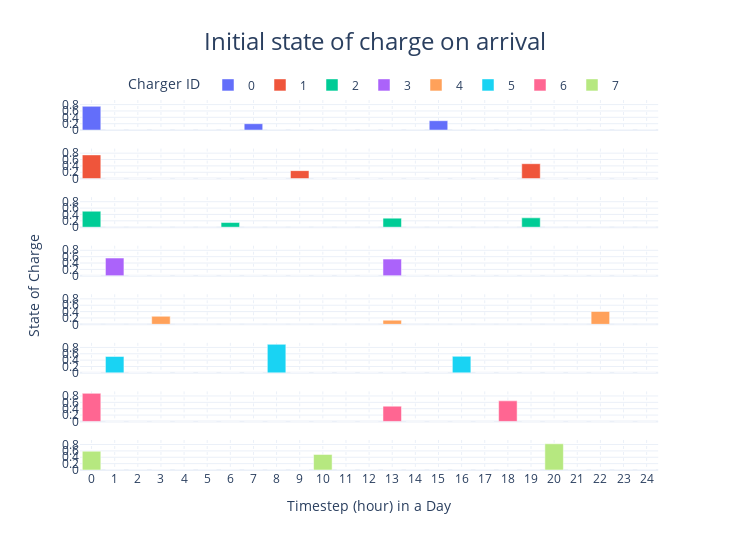

Notebook code for this chart:
### Code cell
fig = df_initial_soc.plot(kind='bar', title="Initial state of charge on arrival", template="plotly_white", color="Charger ID",
                          y="State of Charge", facet_row="Charger ID", facet_row_spacing=0.05,
                          labels=dict(index="Timestep (hour) in a Day", value="State of Charge", variable="Charger ID"))
fig.update_xaxes(dtick="M1", tickformat="%b", matches='x', griddash="dot")
fig.update_yaxes(tickformat="%b", matches='y', title='', tickvals=[i/10 for i in range(0, 11, 2)])


fig.for_each_annotation(lambda a: a.update(text="", font_size=24, y=1.07))
fig.add_annotation(x=-0.1, y=0.5, text="State of Charge", textangle=-90, xref="paper", yref="paper", 
                   font_size=14, showarrow=False)
fig.update_layout(height=550, width=750, title=dict(xanchor="center", x=0.5, font_size=24),
                  legend=dict(orientation="h", yanchor="top", y=1.08, xanchor="center", x=0.5))
fig.show()

### Figure 1 — Plotly figure (JSON) as saved in the notebook; plotly's stock layout.template omitted (floating-point values rounded to 4 significant figures)
{"data": [{"alignmentgroup": "True", "hovertemplate": "Charger ID=0<br>Timestep (hour) in a Day=%{x}<br>State of Charge=%{y}<extra></extra>", "legendgroup": "0", "marker": {"color": "#636efa", "pattern": {"shape": ""}}, "name": "0", "offsetgroup": "0", "orientation": "v", "showlegend": true, "textposition": "auto", "type": "bar", "x": [0, 1, 2, 3, 4, 5, 6, 7, 8, 9, 10, 11, 12, 13, 14, 15, 16, 17, 18, 19, 20, 21, 22, 23, 24], "xaxis": "x8", "y": [0.7462, 0, 0, 0, 0, 0, 0, 0.1998, 0, 0, 0, 0, 0, 0, 0, 0.2939, 0, 0, 0, 0, 0, 0, 0, 0, 0], "yaxis": "y8"}, {"alignmentgroup": "True", "hovertemplate": "Charger ID=1<br>Timestep (hour) in a Day=%{x}<br>State of Charge=%{y}<extra></extra>", "legendgroup": "1", "marker": {"color": "#EF553B", "pattern": {"shape": ""}}, "name": "1", "offsetgroup": "1", "orientation": "v", "showlegend": true, "textposition": "auto", "type": "bar", "x": [0, 1, 2, 3, 4, 5, 6, 7, 8, 9, 10, 11, 12, 13, 14, 15, 16, 17, 18, 19, 20, 21, 22, 23, 24], "xaxis": "x7", "y": [0.7458, 0, 0, 0, 0, 0, 0, 0, 0, 0.251, 0, 0, 0, 0, 0, 0, 0, 0, 0, 0.4687, 0, 0, 0, 0, 0], "yaxis": "y7"}, {"alignmentgroup": "True", "hovertemplate": "Charger ID=2<br>Timestep (hour) in a Day=%{x}<br>State of Charge=%{y}<extra></extra>", "legendgroup": "2", "marker": {"color": "#00cc96", "pattern": {"shape": ""}}, "name": "2", "offsetgroup": "2", "orientation": "v", "showlegend": true, "textposition": "auto", "type": "bar", "x": [0, 1, 2, 3, 4, 5, 6, 7, 8, 9, 10, 11, 12, 13, 14, 15, 16, 17, 18, 19, 20, 21, 22, 23, 24], "xaxis": "x6", "y": [0.5021, 0, 0, 0, 0, 0, 0.1461, 0, 0, 0, 0, 0, 0, 0.2843, 0, 0, 0, 0, 0, 0.2939, 0, 0, 0, 0, 0], "yaxis": "y6"}, {"alignmentgroup": "True", "hovertemplate": "Charger ID=3<br>Timestep (hour) in a Day=%{x}<br>State of Charge=%{y}<extra></extra>", "legendgroup": "3", "marker": {"color": "#ab63fa", "pattern": {"shape": ""}}, "name": "3", "offsetgroup": "3", "orientation": "v", "showlegend": true, "textposition": "auto", "type": "bar", "x": [0, 1, 2, 3, 4, 5, 6, 7, 8, 9, 10, 11, 12, 13, 14, 15, 16, 17, 18, 19, 20, 21, 22, 23, 24], "xaxis": "x5", "y": [0, 0.5563, 0, 0, 0, 0, 0, 0, 0, 0, 0, 0, 0, 0.5226, 0, 0, 0, 0, 0, 0, 0, 0, 0, 0, 0], "yaxis": "y5"}, {"alignmentgroup": "True", "hovertemplate": "Charger ID=4<br>Timestep (hour) in a Day=%{x}<br>State of Charge=%{y}<extra></extra>", "legendgroup": "4", "marker": {"color": "#FFA15A", "pattern": {"shape": ""}}, "name": "4", "offsetgroup": "4", "orientation": "v", "showlegend": true, "textposition": "auto", "type": "bar", "x": [0, 1, 2, 3, 4, 5, 6, 7, 8, 9, 10, 11, 12, 13, 14, 15, 16, 17, 18, 19, 20, 21, 22, 23, 24], "xaxis": "x4", "y": [0, 0, 0, 0.2521, 0, 0, 0, 0, 0, 0, 0, 0, 0, 0.1297, 0, 0, 0, 0, 0, 0, 0, 0, 0.4028, 0, 0], "yaxis": "y4"}, {"alignmentgroup": "True", "hovertemplate": "Charger ID=5<br>Timestep (hour) in a Day=%{x}<br>State of Charge=%{y}<extra></extra>", "legendgroup": "5", "marker": {"color": "#19d3f3", "pattern": {"shape": ""}}, "name": "5", "offsetgroup": "5", "orientation": "v", "showlegend": true, "textposition": "auto", "type": "bar", "x": [0, 1, 2, 3, 4, 5, 6, 7, 8, 9, 10, 11, 12, 13, 14, 15, 16, 17, 18, 19, 20, 21, 22, 23, 24], "xaxis": "x3", "y": [0, 0.5161, 0, 0, 0, 0, 0, 0, 0.8973, 0, 0, 0, 0, 0, 0, 0, 0.5195, 0, 0, 0, 0, 0, 0, 0, 0], "yaxis": "y3"}, {"alignmentgroup": "True", "hovertemplate": "Charger ID=6<br>Timestep (hour) in a Day=%{x}<br>State of Charge=%{y}<extra></extra>", "legendgroup": "6", "marker": {"color": "#FF6692", "pattern": {"shape": ""}}, "name": "6", "offsetgroup": "6", "orientation": "v", "showlegend": true, "textposition": "auto", "type": "bar", "x": [0, 1, 2, 3, 4, 5, 6, 7, 8, 9, 10, 11, 12, 13, 14, 15, 16, 17, 18, 19, 20, 21, 22, 23, 24], "xaxis": "x2", "y": [0.8828, 0, 0, 0, 0, 0, 0, 0, 0, 0, 0, 0, 0, 0.4799, 0, 0, 0, 0, 0.6471, 0, 0, 0, 0, 0, 0], "yaxis": "y2"}, {"alignmentgroup": "True", "hovertemplate": "Charger ID=7<br>Timestep (hour) in a Day=%{x}<br>State of Charge=%{y}<extra></extra>", "legendgroup": "7", "marker": {"color": "#B6E880", "pattern": {"shape": ""}}, "name": "7", "offsetgroup": "7", "orientation": "v", "showlegend": true, "textposition": "auto", "type": "bar", "x": [0, 1, 2, 3, 4, 5, 6, 7, 8, 9, 10, 11, 12, 13, 14, 15, 16, 17, 18, 19, 20, 21, 22, 23, 24], "xaxis": "x", "y": [0.59, 0, 0, 0, 0, 0, 0, 0, 0, 0, 0.4885, 0, 0, 0, 0, 0, 0, 0, 0, 0, 0.8238, 0, 0, 0, 0], "yaxis": "y"}], "layout": {"annotations": [{"font": {"size": 24}, "showarrow": false, "text": "", "textangle": 90, "x": 0.98, "xanchor": "left", "xref": "paper", "y": 1.07, "yanchor": "middle", "yref": "paper"}, {"font": {"size": 24}, "showarrow": false, "text": "", "textangle": 90, "x": 0.98, "xanchor": "left", "xref": "paper", "y": 1.07, "yanchor": "middle", "yref": "paper"}, {"font": {"size": 24}, "showarrow": false, "text": "", "textangle": 90, "x": 0.98, "xanchor": "left", "xref": "paper", "y": 1.07, "yanchor": "middle", "yref": "paper"}, {"font": {"size": 24}, "showarrow": false, "text": "", "textangle": 90, "x": 0.98, "xanchor": "left", "xref": "paper", "y": 1.07, "yanchor": "middle", "yref": "paper"}, {"font": {"size": 24}, "showarrow": false, "text": "", "textangle": 90, "x": 0.98, "xanchor": "left", "xref": "paper", "y": 1.07, "yanchor": "middle", "yref": "paper"}, {"font": {"size": 24}, "showarrow": false, "text": "", "textangle": 90, "x": 0.98, "xanchor": "left", "xref": "paper", "y": 1.07, "yanchor": "middle", "yref": "paper"}, {"font": {"size": 24}, "showarrow": false, "text": "", "textangle": 90, "x": 0.98, "xanchor": "left", "xref": "paper", "y": 1.07, "yanchor": "middle", "yref": "paper"}, {"font": {"size": 24}, "showarrow": false, "text": "", "textangle": 90, "x": 0.98, "xanchor": "left", "xref": "paper", "y": 1.07, "yanchor": "middle", "yref": "paper"}, {"font": {"size": 14}, "showarrow": false, "text": "State of Charge", "textangle": -90, "x": -0.1, "xref": "paper", "y": 0.5, "yref": "paper"}], "barmode": "relative", "height": 550, "legend": {"orientation": "h", "title": {"text": "Charger ID"}, "tracegroupgap": 0, "x": 0.5, "xanchor": "center", "y": 1.08, "yanchor": "top"}, "title": {"font": {"size": 24}, "text": "Initial state of charge on arrival", "x": 0.5, "xanchor": "center"}, "width": 750, "xaxis": {"anchor": "y", "domain": [0, 0.98], "dtick": "M1", "griddash": "dot", "matches": "x", "tickformat": "%b", "title": {"text": "Timestep (hour) in a Day"}}, "xaxis2": {"anchor": "y2", "domain": [0, 0.98], "dtick": "M1", "griddash": "dot", "matches": "x", "showticklabels": false, "tickformat": "%b"}, "xaxis3": {"anchor": "y3", "domain": [0, 0.98], "dtick": "M1", "griddash": "dot", "matches": "x", "showticklabels": false, "tickformat": "%b"}, "xaxis4": {"anchor": "y4", "domain": [0, 0.98], "dtick": "M1", "griddash": "dot", "matches": "x", "showticklabels": false, "tickformat": "%b"}, "xaxis5": {"anchor": "y5", "domain": [0, 0.98], "dtick": "M1", "griddash": "dot", "matches": "x", "showticklabels": false, "tickformat": "%b"}, "xaxis6": {"anchor": "y6", "domain": [0, 0.98], "dtick": "M1", "griddash": "dot", "matches": "x", "showticklabels": false, "tickformat": "%b"}, "xaxis7": {"anchor": "y7", "domain": [0, 0.98], "dtick": "M1", "griddash": "dot", "matches": "x", "showticklabels": false, "tickformat": "%b"}, "xaxis8": {"anchor": "y8", "domain": [0, 0.98], "dtick": "M1", "griddash": "dot", "matches": "x", "showticklabels": false, "tickformat": "%b"}, "yaxis": {"anchor": "x", "domain": [0, 0.08125], "matches": "y", "tickformat": "%b", "tickvals": [0, 0.2, 0.4, 0.6, 0.8, 1], "title": {"text": ""}}, "yaxis2": {"anchor": "x2", "domain": [0.1312, 0.2125], "matches": "y", "tickformat": "%b", "tickvals": [0, 0.2, 0.4, 0.6, 0.8, 1], "title": {"text": ""}}, "yaxis3": {"anchor": "x3", "domain": [0.2625, 0.3437], "matches": "y", "tickformat": "%b", "tickvals": [0, 0.2, 0.4, 0.6, 0.8, 1], "title": {"text": ""}}, "yaxis4": {"anchor": "x4", "domain": [0.3937, 0.475], "matches": "y", "tickformat": "%b", "tickvals": [0, 0.2, 0.4, 0.6, 0.8, 1], "title": {"text": ""}}, "yaxis5": {"anchor": "x5", "domain": [0.525, 0.6062], "matches": "y", "tickformat": "%b", "tickvals": [0, 0.2, 0.4, 0.6, 0.8, 1], "title": {"text": ""}}, "yaxis6": {"anchor": "x6", "domain": [0.6562, 0.7375], "matches": "y", "tickformat": "%b", "tickvals": [0, 0.2, 0.4, 0.6, 0.8, 1], "title": {"text": ""}}, "yaxis7": {"anchor": "x7", "domain": [0.7875, 0.8687], "matches": "y", "tickformat": "%b", "tickvals": [0, 0.2, 0.4, 0.6, 0.8, 1], "title": {"text": ""}}, "yaxis8": {"anchor": "x8", "domain": [0.9187, 1], "matches": "y", "tickformat": "%b", "tickvals": [0, 0.2, 0.4, 0.6, 0.8, 1], "title": {"text": ""}}}}
